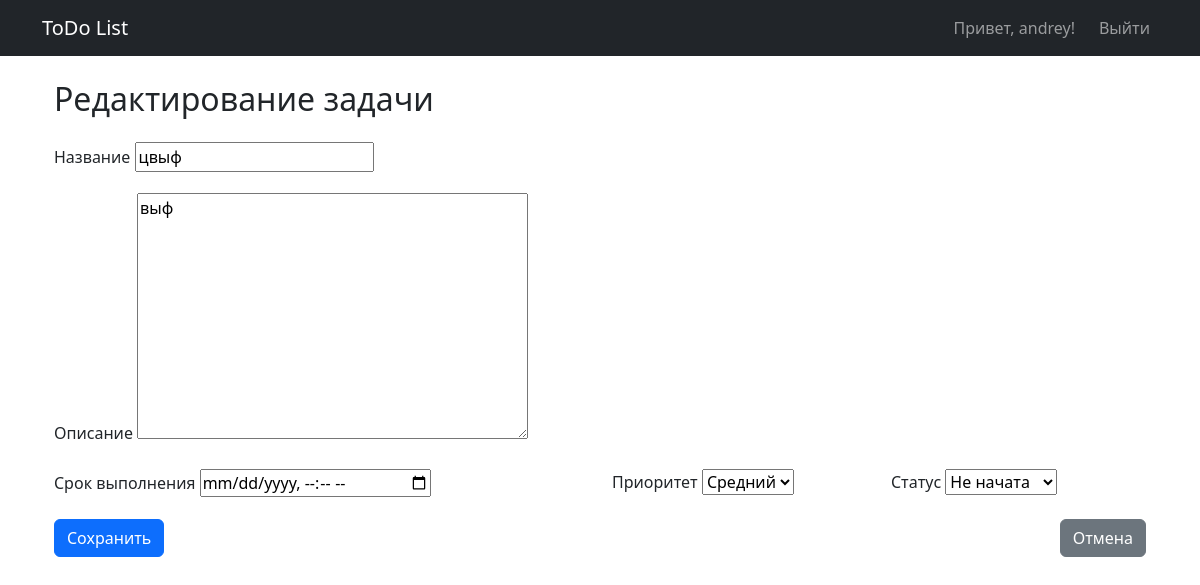
Page /update/4/ (signed in) on the committed database.
### app/models.py (models this page shows, shortened)
class Task(models.Model):
    PRIORITY_CHOICES = [
        ('low', 'Низкий'),
        ('medium', 'Средний'),
        ('high', 'Высокий'),
    ]
    STATUS_CHOICES = [
        ('not_started', 'Не начата'),
        ('in_progress', 'В процессе'),
        ('completed', 'Завершена'),
    ]
    title = models.CharField(max_length=200)
    description = models.TextField(blank=True)
    created = models.DateTimeField(auto_now_add=True)
    due_date = models.DateTimeField(null=True, blank=True)
    priority = models.CharField(max_length=10, choices=PRIORITY_CHOICES, default='medium')
    status = models.CharField(max_length=15, choices=STATUS_CHOICES, default='not_started')
    user = models.ForeignKey(User, on_delete=models.CASCADE)

### app/views.py (the view)
# urls.py: path('update/<int:pk>/', views.task_update, name='task_update'),
@login_required
def task_update(request, pk):
    task = get_object_or_404(Task, pk=pk, user=request.user)
    if request.method == 'POST':
        form = TaskForm(request.POST, instance=task)
        if form.is_valid():
            form.save()
            return redirect('task_list')
    else:
        form = TaskForm(instance=task)
    back_url = 'task_list'
    if request.GET:
        back_url = f"{back_url}?{request.GET.urlencode()}"
    return render(request, 'todos/task_form.html', {
        'form': form,
        'back_url': back_url
    })

### app/forms.py
class TaskForm(forms.ModelForm):
    class Meta:
        model = Task
        fields = ['title', 'description', 'due_date', 'priority', 'status']
        widgets = {
            'due_date': forms.DateTimeInput(attrs={'type': 'datetime-local'}),
        }

### app/templates/todos/task_form.html (shortened to what this page needs)
{% extends "base.html" %}
{% block content %}
<div class="container mt-4">
    <h2 class="mb-4">{% if form.instance.pk %}Редактирование{% else %}Создание{% endif %} задачи</h2>
    <form method="post">
        <div class="mb-3">
            <label for="{{ form.title.id_for_label }}" class="form-label">Название</label>
            {{ form.title }}
        </div>
        <div class="mb-3">
            <label for="{{ form.description.id_for_label }}" class="form-label">Описание</label>
            {{ form.description }}
        </div>
        <div class="row mb-3">
            <div class="col-md-6">
                <label for="{{ form.due_date.id_for_label }}" class="form-label">Срок выполнения</label>
                {{ form.due_date }}
            </div>
            <div class="col-md-3">
                <label for="{{ form.priority.id_for_label }}" class="form-label">Приоритет</label>
                {{ form.priority }}
            </div>
            <div class="col-md-3">
                <label for="{{ form.status.id_for_label }}" class="form-label">Статус</label>
                {{ form.status }}
            </div>
        </div>
        <div class="d-flex justify-content-between">
            <button type="submit" class="btn btn-primary">
                 Сохранить
            </button>
            <a href="{{ back_url }}" class="btn btn-secondary">
                 Отмена
            </a>
        </div>
    </form>
</div>
{% endblock %}

### app/templates/base.html (shortened to what this page needs)
<!DOCTYPE html>
<html lang="ru">
<head>
    <link href="https://cdn.jsdelivr.net/npm/bootstrap@5.3.0/dist/css/bootstrap.min.css" rel="stylesheet">
</head>
<body>
    <nav class="navbar navbar-expand-lg navbar-dark bg-dark">
        <div class="container">
            <a class="navbar-brand" href="{% url 'task_list' %}">ToDo List</a>
            <div class="navbar-nav">
                {% if user.is_authenticated %}
                    <span class="navbar-text me-3">Привет, {{ user.username }}!</span>
                    <a class="nav-link" href="{% url 'logout' %}">Выйти</a>
                {% else %}
                    <a class="nav-link" href="{% url 'login' %}">Войти</a>
                    <a class="nav-link" href="{% url 'register' %}">Регистрация</a>
                {% endif %}
            </div>
        </div>
    </nav>
    <div class="container mt-4">
        {% block content %}{% endblock %}
    </div>
</body>
</html>

### rows in the picture
Task: title "цвыф", description "выф", priority "Средний", status "Не начата"

### other values in the picture
{{ user.username }} "andrey"
